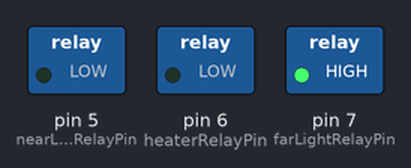
Recording of a sketch running on a simulated Arduino Uno, built with avr-gcc and run on an emulated ATmega328P. Parts: switched loads named in the sketch (green lamp = pin HIGH).

Above: at 2.5 s.
At 7.5 s:
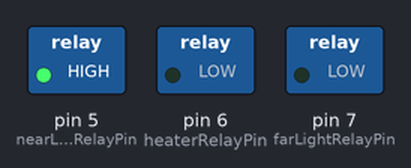
At 12.5 s:
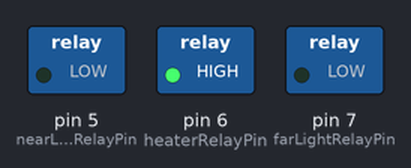
Timing chart, 0 to 19.5 s (numbered marks = the images above):
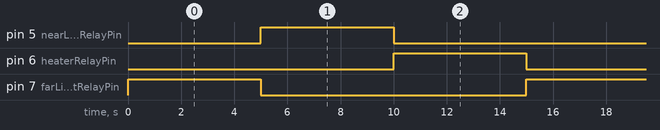

The sketch:

arduIrradiator21TestRelays.ino
```cpp
const byte farLightRelayPin = 7;
const byte nearLightRelayPin = 5;
const byte heaterRelayPin = 6;

void setup() {
  Serial.begin(9600);
  pinMode(farLightRelayPin, OUTPUT);
  pinMode(nearLightRelayPin, OUTPUT);
  pinMode(heaterRelayPin, OUTPUT);
}

void loop() {
  digitalWrite(farLightRelayPin, HIGH);
  digitalWrite(nearLightRelayPin, LOW);
  digitalWrite(heaterRelayPin, LOW);
  delay(5000);
  digitalWrite(farLightRelayPin, LOW);
  digitalWrite(nearLightRelayPin, HIGH);
  digitalWrite(heaterRelayPin, LOW);
  delay(5000);
  digitalWrite(farLightRelayPin, LOW);
  digitalWrite(nearLightRelayPin, LOW);
  digitalWrite(heaterRelayPin, HIGH);
  delay(5000);
}
```

Measured:
- by itself, pin 5 (nearLightRelayPin), pin 6 (heaterRelayPin), pin 7 (farLightRelayPin): alternates HIGH for 5.0 s and LOW for 10.0 s
- by itself, everything shown: repeats every 15.0 s, in 3 steps
